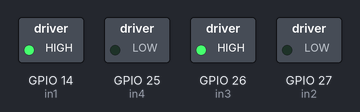
Bench run of a sketch on a simulated ESP32. On the bench: switched loads named in the sketch (green lamp = pin HIGH).

Above: at 0.1 s.
Timing chart, 0 to 1.6 s (numbered marks = the images above):
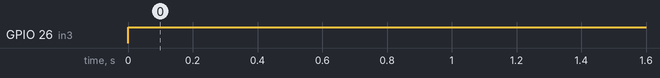

Measured:
- by itself, GPIO 26 (in3): LOW → HIGH at 0.00 s

The sketch:

kecepatan_semoga_bisa.ino
```cpp
#include <Ps3Controller.h>

// Pin PWM ke motor driver L298N
const int enA = 12;
const int enB = 33;
const int in1 = 14;
const int in2 = 27;
const int in3 = 26;
const int in4 = 25;

#define pwmSetupChannel
#define pwmWrite
#define motorSpeed 100


void setup() {
  // Setup pin PWM pada ESP32
  pwmSetupChannel(0, 5000, 8, true, enA);
  pwmSetupChannel(1, 5000, 8, true, enB);

  // Setup pin digital pada ESP32
  pinMode(in1, OUTPUT);
  pinMode(in2, OUTPUT);
  pinMode(in3, OUTPUT);
  pinMode(in4, OUTPUT);
}

void loop() {
  // Baca input kecepatan dari sensor atau pengguna
  // Simpan input ke variabel motorSpeed

  // Atur arah putaran motor
  if (motorSpeed > 0) {
    digitalWrite(in1, HIGH);
    digitalWrite(in2, LOW);
    digitalWrite(in3, HIGH);
    digitalWrite(in4, LOW);
  } else {
    digitalWrite(in1, LOW);
    digitalWrite(in2, HIGH);
    digitalWrite(in3, LOW);
    digitalWrite(in4, HIGH);
  }

  // Set kecepatan motor menggunakan sinyal PWM
  pwmWrite(enA, abs(motorSpeed));
  pwmWrite(enB, abs(motorSpeed));
}
```
